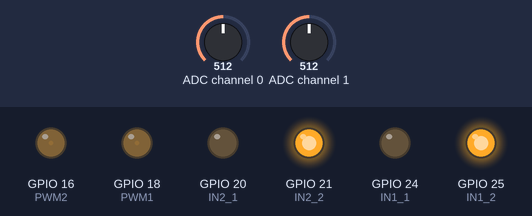
The program below on a simulated Raspberry Pi (BCM pin numbers). Parts: output pins drawn as LEDs (lit = HIGH). Inputs (shaded band) come from the test bench; at power-on: ADC channel 1 = 512, ADC channel 0 = 512 (analog values on the 0–1023 scale). What the program prints to the terminal is not drawn.

Above: at 1.2 s.
1.3 s: ADC channel 1 set to 716
At 2.5 s:
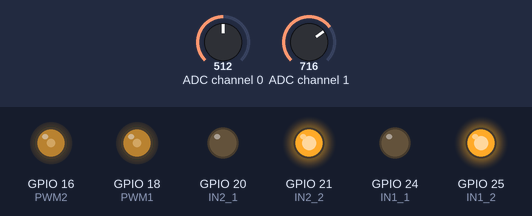
2.8 s: ADC channel 1 set to 900
At 3.7 s:
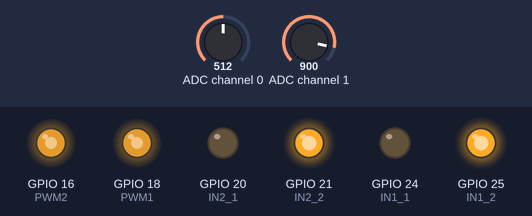
4.3 s: ADC channel 1 set to 511
At 4.9 s:
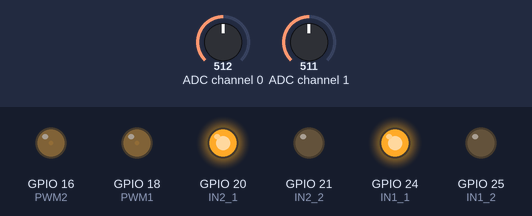
5.8 s: ADC channel 1 set to 306
At 7.0 s:
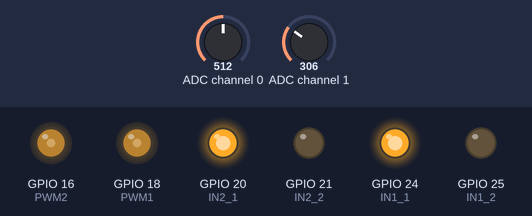
7.3 s: ADC channel 1 set to 122
At 8.4 s:
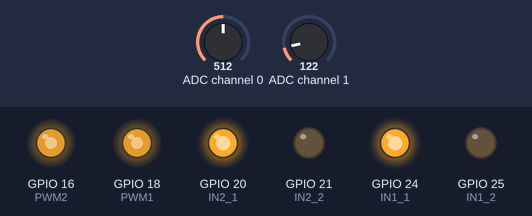
Timing chart, 0 to 9.8 s (numbered marks = the images above; inputs shaded):
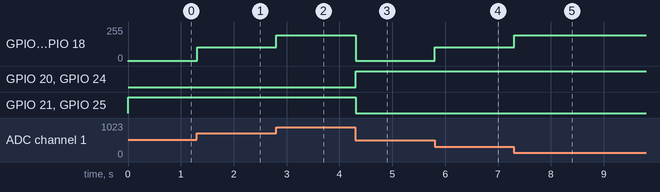

Measured:
- after the input at 1.3 s, GPIO 16 (PWM2), GPIO 18 (PWM1): 1/255 → 102/255 at once
- after the input at 2.8 s, GPIO 16 (PWM2), GPIO 18 (PWM1): 102/255 → 194/255 at once
- after the input at 4.3 s, GPIO 16 (PWM2), GPIO 18 (PWM1): 194/255 → 1/255 at once; GPIO 20 (IN2_1), GPIO 24 (IN1_1): LOW → HIGH at once; GPIO 21 (IN2_2), GPIO 25 (IN1_2): HIGH → LOW at once
- after the input at 5.8 s, GPIO 16 (PWM2), GPIO 18 (PWM1): 1/255 → 102/255 at once
- after the input at 7.3 s, GPIO 16 (PWM2), GPIO 18 (PWM1): 102/255 → 194/255 at once

The program:

moter-joystick.py
```python
#!/usr/bin/env python
# -*- coding: utf-8 -*-
import time
import spidev
import RPi.GPIO as GPIO

def getVolt(spi, ch):
    raw = spi.xfer2([1,(8+ch)<<4,0])
    raw2 = ((raw[1]&3) << 8) + raw[2]

    ref_volts = 5
    volts = (raw2 * ref_volts) / float(1023)
    volts = round(volts, 4)
    return volts

spi = spidev.SpiDev()
spi.open(0,0)

PWM1 = 18
IN1_1 = 24
IN1_2 = 25

PWM2 = 16
IN2_1 = 20
IN2_2 = 21

GPIO.setmode(GPIO.BCM)
GPIO.setup(PWM1, GPIO.OUT)
GPIO.setup(IN1_1, GPIO.OUT)
GPIO.setup(IN1_2, GPIO.OUT)

GPIO.setup(PWM2, GPIO.OUT)
GPIO.setup(IN2_1, GPIO.OUT)
GPIO.setup(IN2_2, GPIO.OUT)

p1 = GPIO.PWM(PWM1, 100)
p2 = GPIO.PWM(PWM2, 100)
p1.start(0)
p2.start(0)
p1.ChangeDutyCycle(0)
p2.ChangeDutyCycle(0)

def run(x, y, p1, p2):
    yy = 2.5 - y
    if yy < 0:
        GPIO.output(IN1_1, 0)
        GPIO.output(IN1_2, 1)
        GPIO.output(IN2_1, 0)
        GPIO.output(IN2_2, 1)
    else:
        GPIO.output(IN1_1, 1)
        GPIO.output(IN1_2, 0)
        GPIO.output(IN2_1, 1)
        GPIO.output(IN2_2, 0)
    dc = abs(yy) * 40
    print(dc)
    p1.ChangeDutyCycle(dc)
    p2.ChangeDutyCycle(dc)
    time.sleep(0.01)

try:
    while True:
        x = getVolt(spi, 0)
        y = getVolt(spi, 1)
        print('x = ' + str(x))
        print('y = ' + str(y))
        run(x, y, p1, p2)
        print('-------------')
except KeyboardInterrupt:
    print('end')
finally:
    spi.close()
    GPIO.cleanup()
```
